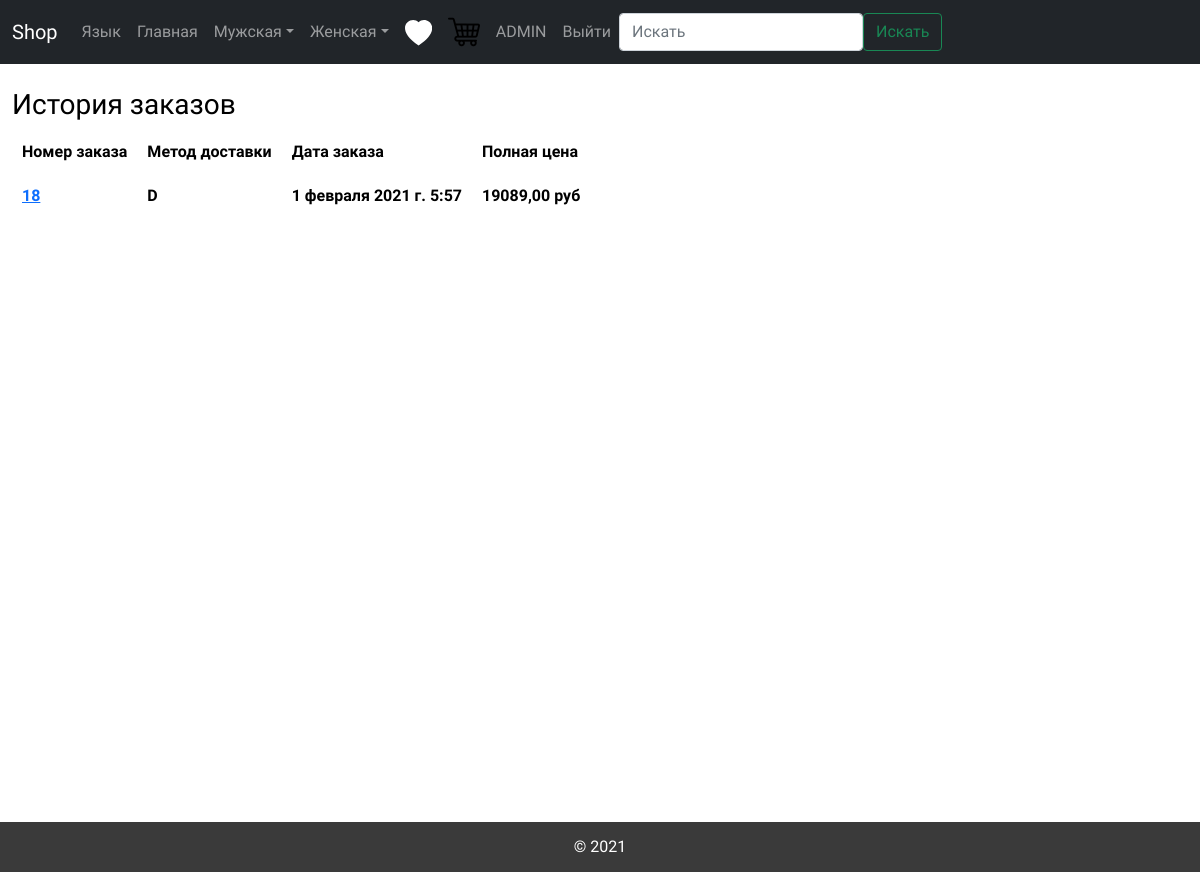
Page /accounts/profile/ (signed in) on the earlier database version.
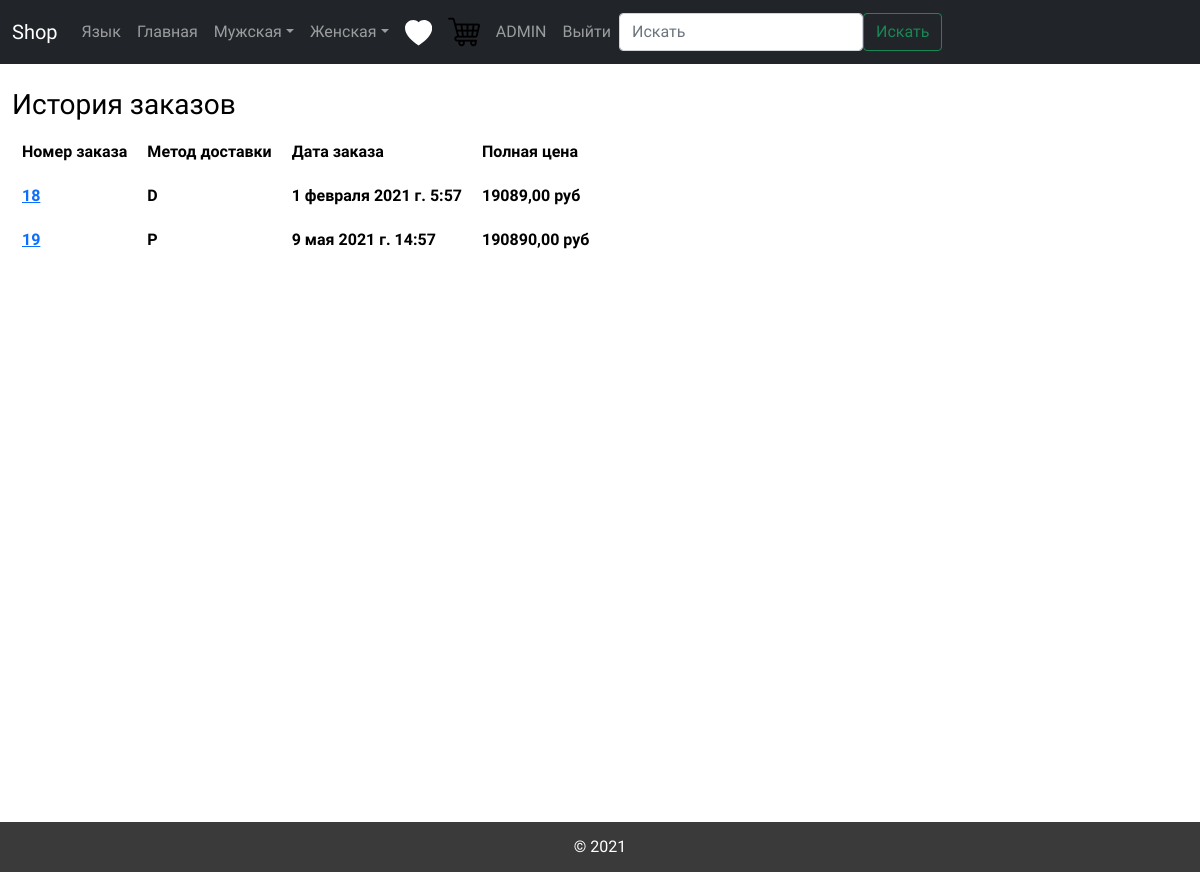
Same page on the later database version.
### main/models.py (models this page shows)
class delivery(models.Model):
    user = models.ForeignKey(User, on_delete=models.PROTECT, verbose_name="Пользователь")
    arr_method = (
        ('D','Delivery'),
        ('P','Pick-up service'),
        )
    delivery_method = models.TextField(verbose_name='Метод доставки', choices=arr_method)
    strit = models.TextField(verbose_name='Улица', blank=True, null=True)
    house = models.TextField(verbose_name='Дом', blank=True, null=True)
    housing = models.IntegerField(verbose_name='Корпус', blank=True, null=True)
    floor = models.IntegerField(verbose_name='Этаж', blank=True, null=True)
    flat = models.IntegerField(verbose_name='Квартира', blank=True, null=True)
    entrance = models.IntegerField(verbose_name='Подъезд', blank=True, null=True)
    tel = models.TextField(verbose_name='Телефон', blank=True, null=True)
    price = models.IntegerField(verbose_name=("Цена"), default='0')
    date = models.DateTimeField(verbose_name=("Дата и время"), auto_now_add=True, null=True)
    class Meta:
        verbose_name = "Заказ"
        verbose_name_plural = "Заказы"

### main/views.py (the view)
# urls.py: path('accounts/profile/', views.profile, name="profile"),
def profile(request):
    history = delivery.objects.filter(user=request.user.id)
    return render(request, 'account/profile.html', {'history': history})

### main/templates/account/profile.html (shortened to what this page needs)
{% extends "learn/wrapper.html" %}
{% block content %}
{% if user.is_authenticated %}
<div>
    <p class="h3">История заказов</p>
</div>
<table class="history_del">
<thead>
    <th>Номер заказа</th>
    <th>Метод доставки</th>
    <th>Дата заказа</th>
    <th>Полная цена</th>
</thead>
<tbody>
{% for item in history %}
    <tr>
        <th><a href="#">{{item.id}}</a></th>
        <th>{{item.delivery_method}}</th>
        <th>{{item.date}}</th>
        <th>{{item.price}},00 руб</th>
    </tr>
{% endfor %}
</tbody>
</table>
{% endif %}
{% endblock %}

Differences in the rows shown:
added delivery: id "19", delivery_method "P", date "9 мая 2021 г. 14:57", price "190890"
